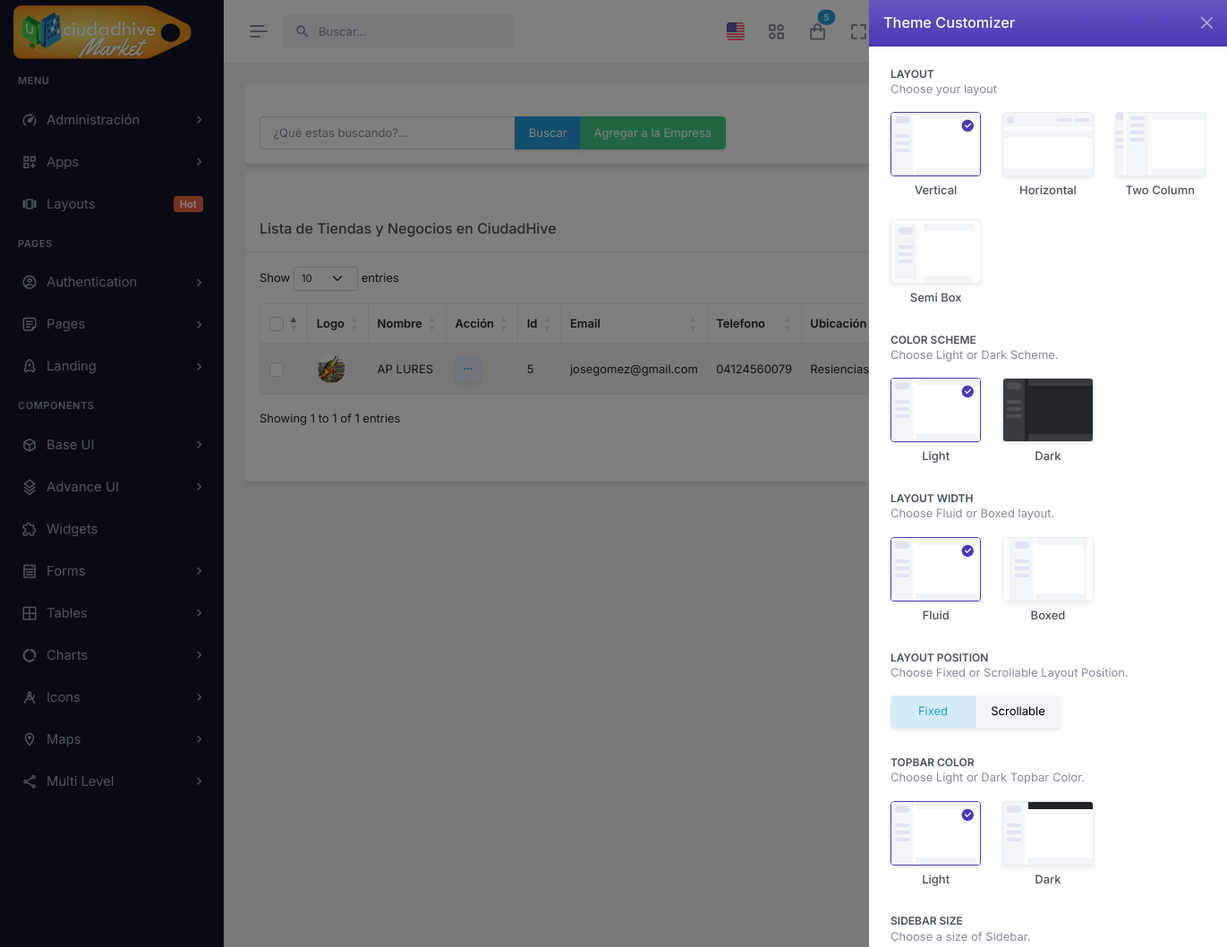
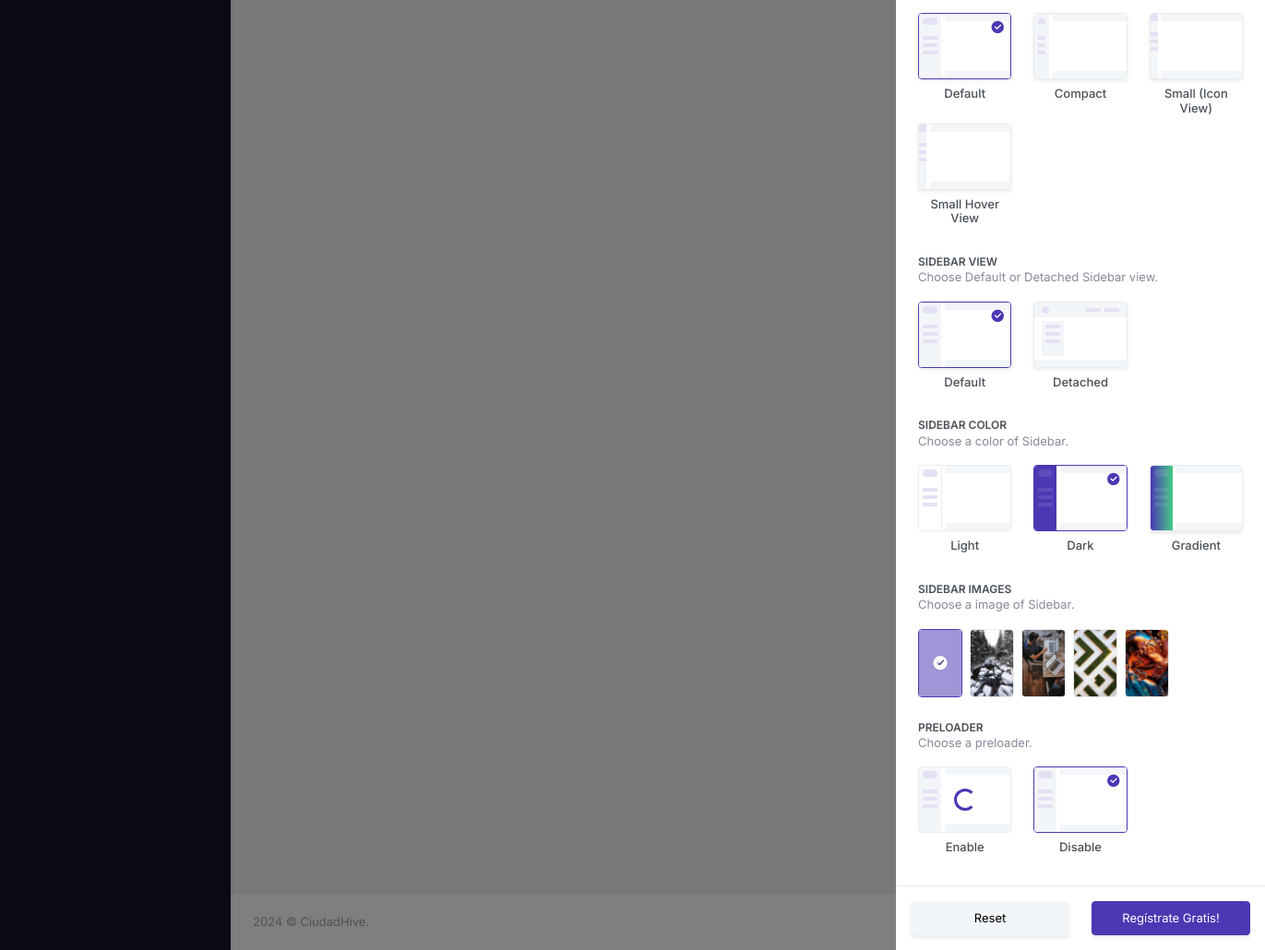
The page /companyList/ (signed in) on the database its author committed (2 pictures, top to bottom).
### tables this page shows
CREATE TABLE `company` (
  `company_id` int(10) unsigned NOT NULL DEFAULT 0,
  `company_name` varchar(145) NOT NULL DEFAULT '',
  `company_description` text NOT NULL DEFAULT '\'',
  `company_email` varchar(145) NOT NULL DEFAULT '',
  `company_logo` varchar(145) NOT NULL DEFAULT '',
  `company_card` varchar(145) NOT NULL DEFAULT '',
  `company_banner1` varchar(145) NOT NULL DEFAULT '',
  `company_banner2` varchar(145) NOT NULL DEFAULT '',
  `company_banner3` varchar(145) NOT NULL DEFAULT '',
  `company_user` int(10) unsigned NOT NULL DEFAULT 0,
  `company_phone` varchar(80) NOT NULL DEFAULT '',
  `company_estatus` int(10) unsigned NOT NULL DEFAULT 1,
  `company_address` text NOT NULL DEFAULT '\'',
  `company_country` varchar(5) NOT NULL DEFAULT '',
  `company_state` varchar(5) NOT NULL DEFAULT '',
  `company_city` int(10) unsigned NOT NULL DEFAULT 0,
  `company_type` varchar(1) NOT NULL DEFAULT 'E' COMMENT 'Usuario-Empresa-Corporacion-Delivery',
  `company_rif` varchar(45) NOT NULL DEFAULT '',
  `created_at` datetime NOT NULL DEFAULT '1900-01-01 00:00:00',
  `company_red1` varchar(45) NOT NULL DEFAULT 'facebook',
  `company_red_valor1` varchar(145) NOT NULL DEFAULT 'https://www.facebook.com/ciudadhivemarket/',
  `company_red2` varchar(45) NOT NULL DEFAULT 'instagram',
  `company_red_valor2` varchar(145) NOT NULL DEFAULT 'https://www.instagram.com/ciudadcolmena/',
  `company_red3` varchar(45) NOT NULL DEFAULT 'tiktok',
  `company_red_valor3` varchar(145) NOT NULL DEFAULT 'https://www.tiktok.com/es/',
  `company_web` varchar(145) NOT NULL DEFAULT 'https://',
  `company_latitude` double NOT NULL DEFAULT 0,
  `company_longitude` double NOT NULL DEFAULT 0,
  `company_tipo_delivery` varchar(10) NOT NULL DEFAULT '0' COMMENT '0:noDelivery, 1:delivery flat, 3-delvery distancia.peso, 4-delivery-distancia-valor',
  `company_tarifa_delivery` double NOT NULL DEFAULT 0,
  `company_horario_desde` varchar(200) NOT NULL DEFAULT '08:00|08:00|08:00|08:00|08:00|08:00|08:00',
  `company_horario_hasta` varchar(200) NOT NULL DEFAULT '18:00|18:00|18:00|18:00|18:00|18:00|18:00',
  `company_iva` double NOT NULL DEFAULT 0 COMMENT 'IVA dentro del precio',
  `company_servicio_email` varchar(45) NOT NULL DEFAULT 'mail.ciudadhive.com',
  `company_servicio_email_envio` varchar(45) NOT NULL DEFAULT 'info@ciudadhive.com',
  `company_servicio_email_password` varchar(45) NOT NULL DEFAULT 'ceph7065079',
  `company_servicio_email_puerto` int(10) unsigned NOT NULL DEFAULT 587,
  `company_slogan` varchar(250) NOT NULL DEFAULT '',
  `company_logo_witdh` int(10) unsigned NOT NULL DEFAULT 200,
  `company_logo_height` int(10) unsigned NOT NULL DEFAULT 80,
  `company_pdf` varchar(145) NOT NULL DEFAULT '',
  `company_youtube_index` varchar(45) NOT NULL DEFAULT '' COMMENT 'solo lo que va despues de v=',
  `company_contrato` int(10) unsigned NOT NULL DEFAULT 0,
  `company_contrato_vencimiento` datetime NOT NULL DEFAULT '1900-01-01 00:00:00',
  `company_market_cat` varchar(200) DEFAULT NULL,
  `company_membresia` int(10) unsigned NOT NULL DEFAULT 0,
  PRIMARY KEY (`company_id`)
);

### autoload.php (called while the page is built, shortened)
<?php
    spl_autoload_register(function($clase){
        $archivo= __DIR__."/".$clase.".php";
        $archivo=str_replace("\\","/",$archivo);
    });

### app/models/mainModel.php (called while the page is built, shortened)
<?php
	class mainModel{
		private $server=DB_SERVER;
		private $db=DB_NAME;
		private $user=DB_USER;
		private $pass=DB_PASS;
		protected function conectar(){
			$conexion = new PDO("mysql:host=".$this->server.";dbname=".$this->db,$this->user,$this->pass);
			$conexion->exec("SET CHARACTER SET utf8");
			return $conexion;
		}
		protected function ejecutarConsulta($consulta){
			$sql=$this->conectar()->prepare($consulta);
			$sql->execute();
			return $sql;
		}
		public function limpiarCadena($cadena){
			$palabras=["<script>","</script>","<script src","<script type=","SELECT * FROM","SELECT "," SELECT ","DELETE FROM","INSERT INTO","DROP TABLE","DROP DATABASE","TRUNCATE TABLE","SHOW TABLES","SHOW DATABASES","<?php","?>","--","^","<",">","==",";","::"];
			$cadena=trim($cadena);
			$cadena=stripslashes($cadena);
			$cadena=trim($cadena);
			$cadena=stripslashes($cadena);
			return $cadena;
		}
	}

### app/controllers/companyController.php (called while the page is built, shortened)
<?php
	class companyController extends mainModel{
		public function listarTodosCompanyControlador($busqueda){
			$busqueda=$this->limpiarCadena($busqueda);
			if(isset($busqueda) && $busqueda!="*"){
				$consulta_datos="SELECT * FROM company WHERE (
				company_phone LIKE '%$busqueda%'
				OR company_name LIKE '%$busqueda%'
				OR company_description LIKE '%$busqueda%'
				OR company_rif LIKE '%$busqueda%'
				OR company_email LIKE '%$busqueda%'
				OR company_address LIKE '%$busqueda%'
				)
				ORDER BY company_type, company_name ASC";
			}else{
				$consulta_datos="SELECT * FROM company WHERE company_estatus=1
				ORDER BY company_type, company_name ASC";
			}
			$datos = $this->ejecutarConsulta($consulta_datos);
			$datos = $datos->fetchAll();
			return $datos;
			exit();
		}
	}

### app/views/content/companyList-view.php (the view, shortened to what this page needs)
<div class="main-content">
    <div class="page-content">
        <div class="container-fluid">
            <?php
            $insCompany = new companyController();
            ?>
            <div class="row">
                <div class="col-xxl-3" style="margin-bottom: -15px;">
                    <div class="card">
                        <div class="card-body">
                            <div class="columns">
                                <div class="column">
                                    <form class="FormularioAjax"
                                    action="<?php echo APP_URL; ?>app/ajax/buscadorAjax.php"
                                    method="POST" autocomplete="off" >
                                        <div class="col-xs-12 col-md-6">
                                            <div class="form-group">
                                                <div class="input-group">
                                                    <input class="form-control is-rounded" type="text"
                                                    name="txt_buscador" placeholder="¿Qué estas buscando?..."
                                                    value="<?php echo isset($_SESSION[$url[0]])?$_SESSION[$url[0]]:""; ?>"
                                                    maxlength="30" required >
                                                    <button class="btn btn-info" type="submit" >Buscar</button>
                                                    <a href="<?php echo APP_URL; ?>companyNew/" class="btn btn-success" >Agregar a la Empresa</a>
                                                </div>
                                            </div>
                                        </div>
                                    </form>
                                </div>
                            </div>
                        </div>
                    </div>
                </div>
            </div>
            <?php
            if(isset($_SESSION[$url[0]]) && !empty($_SESSION[$url[0]])){
                $datos = $insCompany->listarTodosCompanyControlador($_SESSION[$url[0]]);
            }else{
                $datos = $insCompany->listarTodosCompanyControlador("*");
            }
            ?>
            <div class="row">
                <div class="col-lg-12">
                    <div class="card">
                    <div class="col-lg-12">
                            <div class="hstack gap-2 justify-content-end">
                                <a href="<?php echo APP_URL; ?>dashboard/" class="btn btn-soft-success">Regresar</a>
                            </div>
                        </div>
                        <div class="card-header">
                            <h5 class="card-title mb-0">Lista de Tiendas y Negocios en CiudadHive</h5>
                        </div>
                        <div class="card-body">
                            <table id="fixed-header" class="table table-bordered dt-responsive nowrap table-striped align-middle" style="width:100%">
                                <thead>
                                    <tr>
                                        <th scope="col" style="width: 10px;">
                                            <div class="form-check">
                                                <input class="form-check-input fs-15" type="checkbox" id="checkAll" value="option">
                                            </div>
                                        </th>
                                        <th>Logo</th>
                                        <th>Nombre</th>
                                        <th>Acción</th>
                                        <th>Id</th>
                                        <th>Email</th>
                                        <th>Telefono</th>
                                        <th>Ubicación</th>
                                        <th>Estatus</th>
                                    </tr>
                                </thead>
                                <tbody>
                                    <?php
                                    if(is_array($datos)){
                                        foreach($datos as $rows){
                                            if($rows['company_logo'] != ""){
                                                $company_logo = APP_URL . "app/views/fotos/company/".$rows['company_id']."/".$rows['company_logo'];
                                            }else{
                                                $company_logo = APP_URL . "app/views/fotos/nophoto.jpg";
                                            }
                                            ?>
                                            <tr>
                                                <th scope="row">
                                                    <div class="form-check">
                                                        <input class="form-check-input fs-15" type="checkbox" name="checkAll" value="option1">
                                                    </div>
                                                </th>
                                                <td>
                                                    <a href="<?= APP_URL.'companyUpdate/'.$rows['company_id'].'/'?>">
                                                    <img class="rounded-circle header-profile-user"
                                                    src="<?=$company_logo; ?>"
                                                    alt="Logo de la empresa de la tabla">
                                                    </a>
                                                </td>
                                                <td><?=$rows['company_name'];?></td>
                                                <td>
                                                    <div class="dropdown d-inline-block">
                                                        <button class="btn btn-soft-secondary btn-sm dropdown" type="button" data-bs-toggle="dropdown" aria-expanded="false">
                                                            <i class="ri-more-fill align-middle"></i>
                                                        </button>
                                                    </div>
                                                </td>
                                                <td><?=$rows['company_id'];?></td>
                                                <td><?=$rows['company_email'];?></td>
                                                <td><?=$rows['company_phone'];?></td>
                                                <td><?=$rows['company_address'];?></td>
                                                <td>
                                                    <?php
                                                    if($rows['company_estatus'] ==1 ){
                                                        ?><span class="badge bg-success">Activo<?php
                                                    }else{
                                                        ?><span class="badge bg-danger">Inactivo<?php
                                                    }?>
                                                    </span>
                                                </td>
                                            </tr>
                                    <?php
                                        }
                                    }
                                    ?>
                                </tbody>
                            </table>
                        </div>
                        <div class="col-lg-12">
                            <div class="hstack gap-2 justify-content-end">
                                <a href="<?php echo APP_URL; ?>dashboard/" class="btn btn-soft-success">Regresar</a>
                            </div>
                        </div>
                    </div>
                </div>
            </div>
        </div>
    </div>
</div>

### rows shown on the page
company: company_id+company_logo (picture), company_name "AP LURES", company_id "5", company_email "josegomez@gmail.com", company_phone "04124560079", company_address "Resiencias…"
